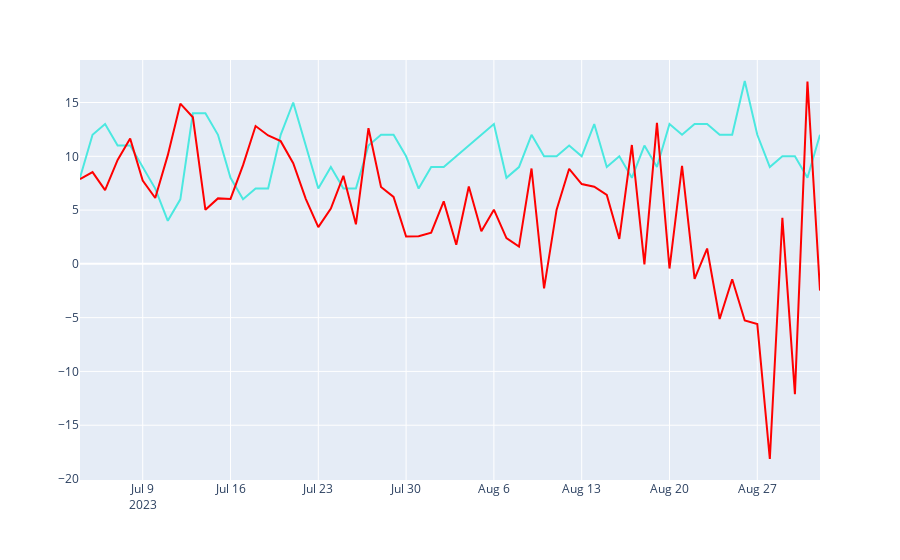

Notebook source saved alongside this figure:
### Code cell
fig = px.line()
fig.add_trace(px.line(data_merge, x = data_merge["date"][-60:], y=data_merge[-60:]['extra']).data[0])
fig.add_trace(px.line(data_merge, x = data_merge["date"][-60:], y=predictions[:, 2]).data[0])
fig['data'][1]['line']['color']="#4BE8E0"
fig['data'][2]['line']['color']="red"
fig.show()
